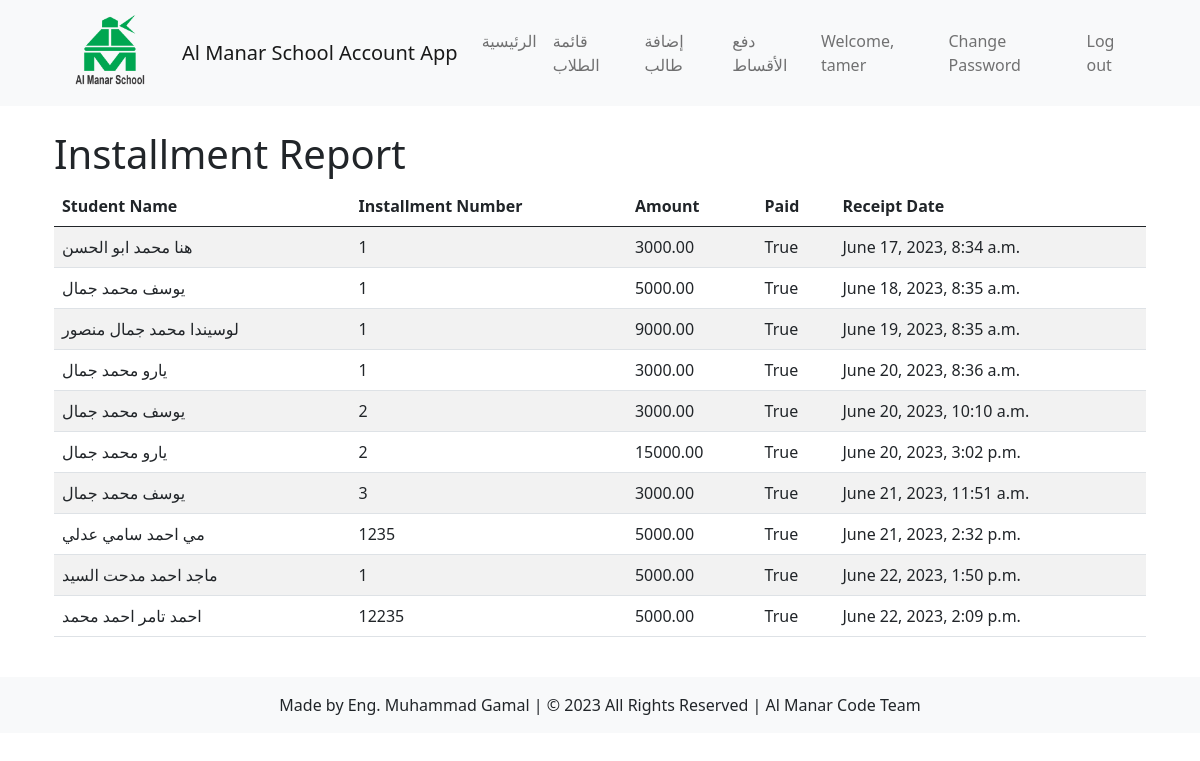
The app's page /students/generate-installment-report/ (signed in) with its own data.
### account/models.py (models this page shows)
class User(AbstractUser):
    username = models.CharField(max_length=150, unique=True)  # Add the username field
    date_of_enrollment = models.DateField(null=True, blank=True)
    national_id = models.CharField(max_length=20, null=True, blank=True)
    department = models.CharField(max_length=20, choices=[
        ('accounts', 'Accounts'),
        ('student_affairs', 'Student Affairs'),
        ('administration', 'Administration')
    ])
    USERNAME_FIELD = 'username'
    objects = CustomUserManager()
    class Meta:
        permissions = [
            ('can_view_reports', 'Can view all reports'),
            ('can_edit_employee', 'Can edit employee profile'),
            ('can_add_student', 'Can add new student'),
            ('can_edit_student', 'Can edit student profile'),
            ('can_add_expense', 'Can add new expense'),
            ('can_pay_installment', 'Can pay student installment')
        ]

### students/models.py (models this page shows, shortened)
class Tuition(models.Model):
    student = models.ForeignKey('Student', related_name='tuitions', on_delete=models.CASCADE)
    installment_number = models.IntegerField()
    amount_tuition = models.DecimalField(max_digits=8, decimal_places=2)
    paid = models.BooleanField(default=False)
    receipt_date = models.DateTimeField(default=timezone.now, editable=False)
    payment_user = models.CharField(max_length=50, default="account user")

class Student(models.Model):
    GENDER_CHOICES = (
        ('', '---------'),
        ('M', 'Male'),
        ('F', 'Female'),
    )
    name = models.CharField(max_length=50)
    national_number = models.IntegerField(unique=True)
    age = models.IntegerField()
    gender = models.CharField(max_length=1, choices=GENDER_CHOICES)
    date_of_birth = models.DateField()
    academic_year = models.ForeignKey(AcademicYear, on_delete=models.CASCADE, default=timezone.now, null=True, blank=True)
    classroom = models.ManyToManyField(Classroom)
    total_payments = models.DecimalField(max_digits=8, decimal_places=2, default=0, null=True, blank=True)
    total_owed = models.DecimalField(max_digits=8, decimal_places=2, default=0, null=True, blank=True)
    phone_number = models.CharField(max_length=20, default='')  # Add the phone number field

### students/views.py (the view)
# urls.py: path('generate-installment-report/', views.generate_installment_report, name='generate_installment_report'),
@never_cache
@login_required
def generate_installment_report(request):
    installments = Tuition.objects.all()
    context = {
        'installments': installments
    }
    return render(request, 'students/generate_installment_report.html', context)

### students/templates/students/generate_installment_report.html (shortened to what this page needs)
{% extends 'students/base.html' %}
{% block content %}
    <h1>Installment Report</h1>
    <div class="table-responsive">
        <table class="table table-striped">
            <thead>
                <tr>
                    <th>Student Name</th>
                    <th>Installment Number</th>
                    <th>Amount</th>
                    <th>Paid</th>
                    <th>Receipt Date</th>
                </tr>
            </thead>
            <tbody>
                {% for installment in installments %}
                    <tr>
                        <td>{{ installment.student.name }}</td>
                        <td>{{ installment.installment_number }}</td>
                        <td>{{ installment.amount_tuition }}</td>
                        <td>{{ installment.paid }}</td>
                        <td>{{ installment.receipt_date }}</td>
                    </tr>
                {% endfor %}
            </tbody>
        </table>
    </div>
{% endblock %}

### students/templates/students/base.html (shortened to what this page needs)
{% load static %}
{% load crispy_forms_tags %}
<!DOCTYPE html>
<html lang="en">
<head>
<link rel="stylesheet" href="{% static 'css/bootstrap.css' %}">
<link rel="stylesheet" href="{% static 'css/bootstrap.min.css' %}">
<link rel="stylesheet" href="{% static 'css/bootstrap.rtl.css' %}">
<link rel="stylesheet" href="{% static 'css/bootstrap.rtl.min.css' %}">
<link rel="stylesheet" href="{% static 'css/bootstrap-grid.css' %}">
<link rel="stylesheet" href="{% static 'css/bootstrap-grid.min.css' %}">
<link rel="stylesheet" href="{% static 'css/bootstrap-grid.rtl.css' %}">
<link rel="stylesheet" href="{% static 'css/bootstrap-grid.rtl.min.css' %}">
<link rel="stylesheet" href="{% static 'css/bootstrap-reboot.css' %}">
<link rel="stylesheet" href="{% static 'css/bootstrap-reboot.min.css' %}">
<link rel="stylesheet" href="{% static 'css/bootstrap-reboot.rtl.css' %}">
<link rel="stylesheet" href="{% static 'css/bootstrap-reboot.rtl.min.css' %}">
<link rel="stylesheet" href="{% static 'css/bootstrap-utilities.css' %}">
<link rel="stylesheet" href="{% static 'css/bootstrap-utilities.min.css' %}">
<link rel="stylesheet" href="{% static 'css/bootstrap-utilities.rtl.css' %}">
<link rel="stylesheet" href="{% static 'css/bootstrap-utilities.rtl.min.css' %}">
<link rel="stylesheet" href="{% static 'css/style.css' %}">
<link rel="stylesheet" href="https://use.fontawesome.com/releases/v5.15.3/css/all.css">
<link rel="stylesheet" href="https://cdn.jsdelivr.net/npm/bootstrap-icons%401.5.0/font/bootstrap-icons.css">
<link rel="stylesheet" href="https://cdnjs.cloudflare.com/ajax/libs/twitter-bootstrap/5.0.2/css/bootstrap.min.css" />
</head>
<body>
  <nav class="navbar navbar-expand-lg navbar-light bg-light">
    <div class="container">
      <a class="navbar-brand" href="#">
        <img src="{% static 'img/logo.png' %}" alt="Logo" width="80">
      </a>
      <a class="navbar-brand" href="#">Al Manar School Account App</a>
      <div class="collapse navbar-collapse" id="navbarNav">
        <ul class="navbar-nav me-auto">
          <li class="nav-item">
            <a class="nav-link {% if request.resolver_match.url_name == 'home' %}active{% endif %}" href="{% url 'students:home' %}">الرئيسية</a>
          </li>
          <li class="nav-item">
            <a class="nav-link {% if request.resolver_match.url_name == 'student_list' %}active{% endif %}" href="{% url 'students:student_list' %}">قائمة الطلاب</a>
          </li>
          <li class="nav-item">
            <a class="nav-link {% if request.resolver_match.url_name == 'add_student' %}active{% endif %}" href="{% url 'students:add_student' %}">إضافة طالب</a>
          </li>
          <li class="nav-item">
            <a class="nav-link {% if request.resolver_match.url_name == 'search_student' %}active{% endif %}" href="{% url 'students:search_student' %}">دفع الأقساط</a>
          </li>
        </ul>
        <ul class="navbar-nav">
          {% if user.is_authenticated %}
            <li class="nav-item">
              <a class="nav-link" href="{% url 'account:view_profile' %}">Welcome, {{ user.username }}</a>
            </li>
            <li class="nav-item">
              <a class="nav-link" href="{% url 'account:change_password' %}">Change Password</a>
            </li>
            <li class="nav-item">
              <a class="nav-link" href="{% url 'logout' %}">Log out</a>
            </li>
          {% endif %}
        </ul>
      </div>
    </div>
  </nav>
<div class="container py-4">
    {% block content %}
    {% endblock %}
</div>
<footer class="bg-light text-center py-3">
  Made by Eng. Muhammad Gamal | © 2023 All Rights Reserved | Al Manar Code Team
</footer>
</body>
</html>

### records on screen
User: username "tamer"
Tuition: student.name "هنا محمد ابو الحسن", installment_number "1", amount_tuition "3000.00", paid "True", receipt_date "June 17, 2023, 8:34 a.m."
Tuition: student.name "يوسف محمد جمال", installment_number "1", amount_tuition "5000.00", paid "True", receipt_date "June 18, 2023, 8:35 a.m."
Tuition: student.name "لوسيندا محمد جمال منصور", installment_number "1", amount_tuition "9000.00", paid "True", receipt_date "June 19, 2023, 8:35 a.m."
Tuition: student.name "يارو محمد جمال", installment_number "1", amount_tuition "3000.00", paid "True", receipt_date "June 20, 2023, 8:36 a.m."
Tuition: student.name "يوسف محمد جمال", installment_number "2", amount_tuition "3000.00", paid "True", receipt_date "June 20, 2023, 10:10 a.m."
Tuition: student.name "يارو محمد جمال", installment_number "2", amount_tuition "15000.00", paid "True", receipt_date "June 20, 2023, 3:02 p.m."
Tuition: student.name "يوسف محمد جمال", installment_number "3", amount_tuition "3000.00", paid "True", receipt_date "June 21, 2023, 11:51 a.m."
Tuition: student.name "مي احمد سامي عدلي", installment_number "1235", amount_tuition "5000.00", paid "True", receipt_date "June 21, 2023, 2:32 p.m."
Tuition: student.name "ماجد احمد مدحت السيد", installment_number "1", amount_tuition "5000.00", paid "True", receipt_date "June 22, 2023, 1:50 p.m."
Tuition: student.name "احمد تامر احمد محمد", installment_number "12235", amount_tuition "5000.00", paid "True", receipt_date "June 22, 2023, 2:09 p.m."
